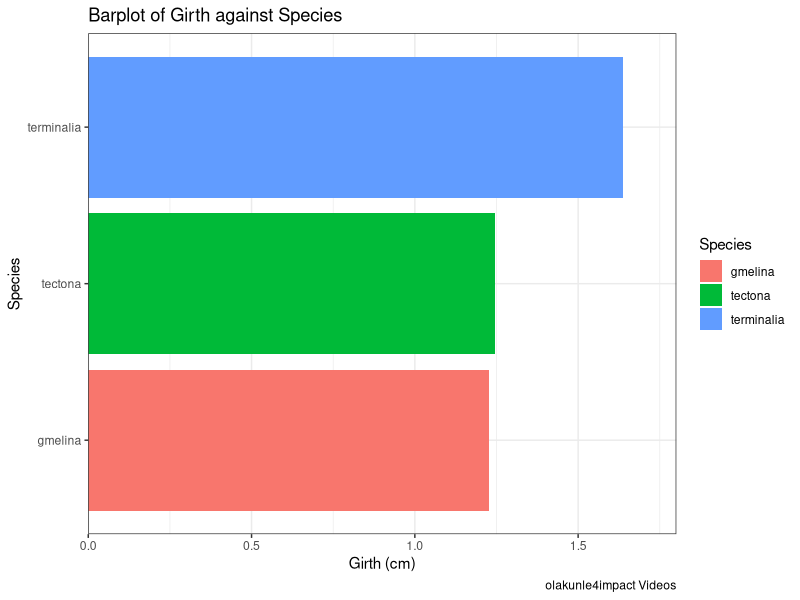

Recreate this plot in R.

# Olakunle4impact
# While Loop, Break and Next statement in R 
# https://www.youtube.com/watch?v=JEYsje_DTKE

# Shortcut for multi-line comment in R
# CTRL + SHIFT + C

# while(test condition){
#   statement
# }

a <- 65

while(a < 70){
  a <- a + 2
  print(a)
}

a <- 65

while(a < 70){
    print(a)
    a <- a + 2
}

a <- 60

while(a < 70){
  print(a)
  a <- a + 2
  if(a == 68){
    break
  }
}


a <- 60

while(a < 70){
  if(a == 68){
    break
  }
  print(a)
  a <- a + 2
}

# For-loop

a <- c(1:6)

for(num in a){
  print(num)
}


for(num in a){
  if(num == 4){
    break
  }
  print(num)
}


for(num in a){
  if(num == 4){
    next
  }
  print(num)
}

# Basic application of 'For-Loop' in R

?trees
head(trees)

dat <- trees
dat$Girth

gt <- sample(dat$Girth, 5)
print(gt)

for(i in gt){
  gt_c <- i/100
  print(gt_c)
}

gc <- numeric(0)

for(i in 1:length(gt)){
  Gt_c <- gt[i]/100
  gc[i] <- Gt_c
}
print(gc)

gc <- numeric(0)

for(i in 1:length(dat$Girth)){
  gCONV <- dat$Girth[i]/100
  gc[i] <- gCONV
}
print(gc)

dat$Gt_CV <- gc
species <- c("gmelina", "tectona", "terminalia")
dat$Species <-rep(species, each = 10, length.out = 31)

str(dat)
str(dat$Species)
dat$Species <- as.factor(dat$Species)
str(dat$Species)
dat$Height
dat$Ht_mask <- character(31)

for(i in 1:nrow(dat)){
  if(dat$Height[i] %% 2 == 0){
    dat$Ht_mask[i] = "even"
  } else dat$Ht_mask[i] = "odd"
}

dat$gg <- ifelse(dat$Height %% 2 == 0, "even", "odd")

for(i in 1:nrow(dat)){
  if(dat$Height[i] %% 2 == 0){
    dat$Ht_Mask[i] = "even"
  } else{
dat$Ht_Mask[i] = "odd"
 }
}

library(ggplot2)

ggplot(dat,
       aes(x = Gt_CV, y = Species, fill = Species))+
  geom_col()+
  labs(x = "Girth (cm)",
       y = "Species",
       title = "Barplot of Girth against Species",
       caption = "olakunle4impact Videos")+
  theme_bw()+
  scale_x_continuous(expand = expansion(mult = c(0, 0.1)))


